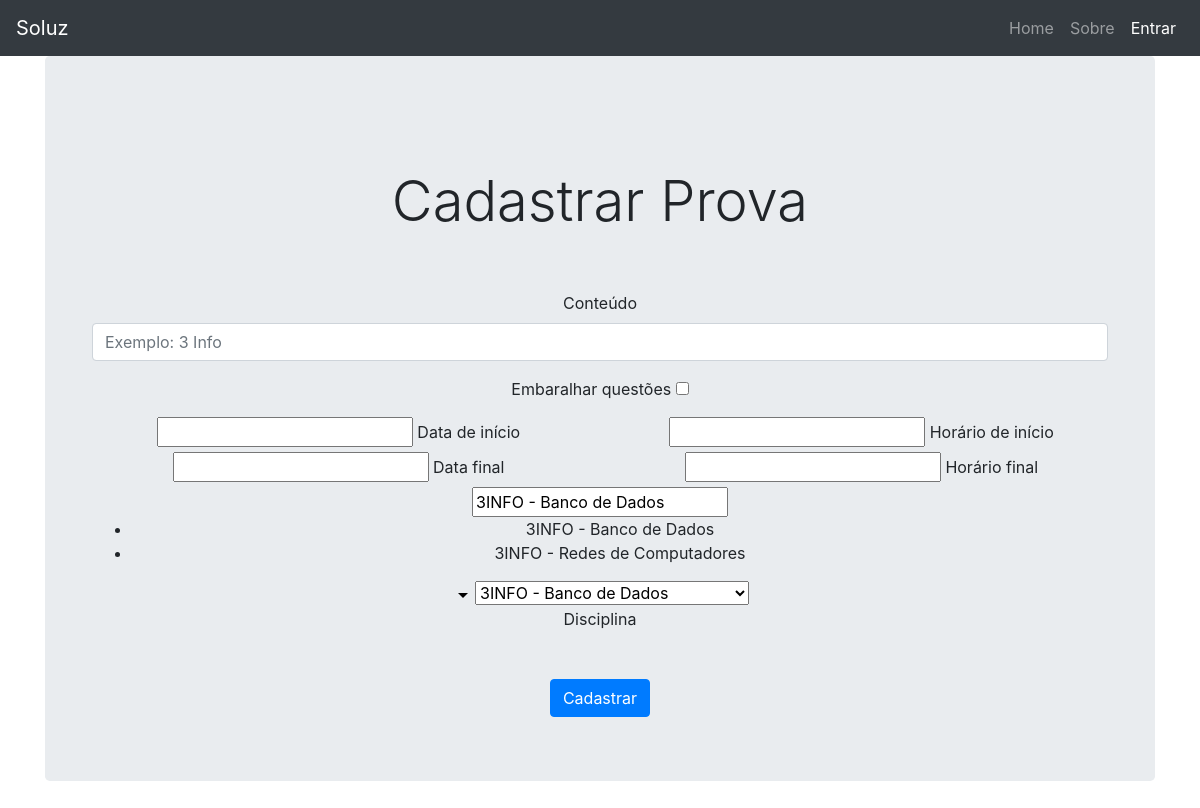
The app's page /avaliacao_cadastro.php with its own data.
### tables this page shows
CREATE TABLE IF NOT EXISTS `Disciplinas` (
  `Codigo_Disciplina` INT NOT NULL AUTO_INCREMENT,
  `Nome` VARCHAR(50) NOT NULL,
  `Serie_Codigo_Serie` INT NOT NULL,
  PRIMARY KEY (`Codigo_Disciplina`),
  INDEX `fk_Disciplinas_Serie1_idx` (`Serie_Codigo_Serie` ASC),
  CONSTRAINT `fk_Disciplinas_Serie1`
    FOREIGN KEY (`Serie_Codigo_Serie`)
    REFERENCES `Serie` (`Codigo_Serie`)
    ON DELETE NO ACTION
    ON UPDATE NO ACTION);

CREATE TABLE IF NOT EXISTS `Serie` (
  `Codigo_Serie` INT NOT NULL AUTO_INCREMENT,
  `Descricao` VARCHAR(45) NOT NULL,
  PRIMARY KEY (`Codigo_Serie`));

### funcoes.php (the view, shortened to what this page needs)
<?php
function printHeader() {
	?>
	<nav class="navbar navbar-expand-lg navbar-dark bg-dark">
	<a class="navbar-brand" href="#">Soluz</a>
		<div class="collapse navbar-collapse" id="navbarText">
			<ul class="navbar-nav">
				<li class="nav-item">
					<a class="nav-link" href="index.php">Home <span class="sr-only">(current)</span></a>
				</li>
				<li class="nav-item">
					<a class="nav-link" href="sobre.html">Sobre</a>
				</li>
				<li class="nav-item active">
					<a class="nav-link" href="entrar.php">Entrar</a>
				</li>
			</ul>
		</div>
	</nav>
	<?php
}
	?>
	<?php
function gerarSelect($tabela, $selectName, $codigo, $value, $texto) {
	$sql = "SELECT * FROM $tabela";
	$result = mysqli_query($GLOBALS['conexao'], $sql);
	echo "<select name='$selectName'>";
	while ($row = mysqli_fetch_array($result)) {
		if ($selectName == 'Disciplina_Codigo_Disciplina')
		{
			$sql2 = "SELECT Descricao FROM Serie WHERE Codigo_Serie = ".$row["Serie_Codigo_Serie"];
			$result2 = mysqli_query($GLOBALS['conexao'], $sql2);
			$row2 = mysqli_fetch_array($result2);
			echo "<option value=".$row["$value"].">".$row2['Descricao']." - ".$row["$texto"]."</option>";
		} else
		{
			echo "<option value=".$row["$value"].">".$row["$texto"]."</option>";
		}
	}
	echo "</select>";
}
?>

### records on screen
disciplinas: Serie_Codigo_Serie.Descricao "3INFO", Nome "Banco de Dados"
disciplinas: Serie_Codigo_Serie.Descricao "3INFO", Nome "Redes de Computadores"

### other values on screen
$acao "Cadastrar"
form field Disciplina_Codigo_Disciplina "3INFO - Banco de Dados"
